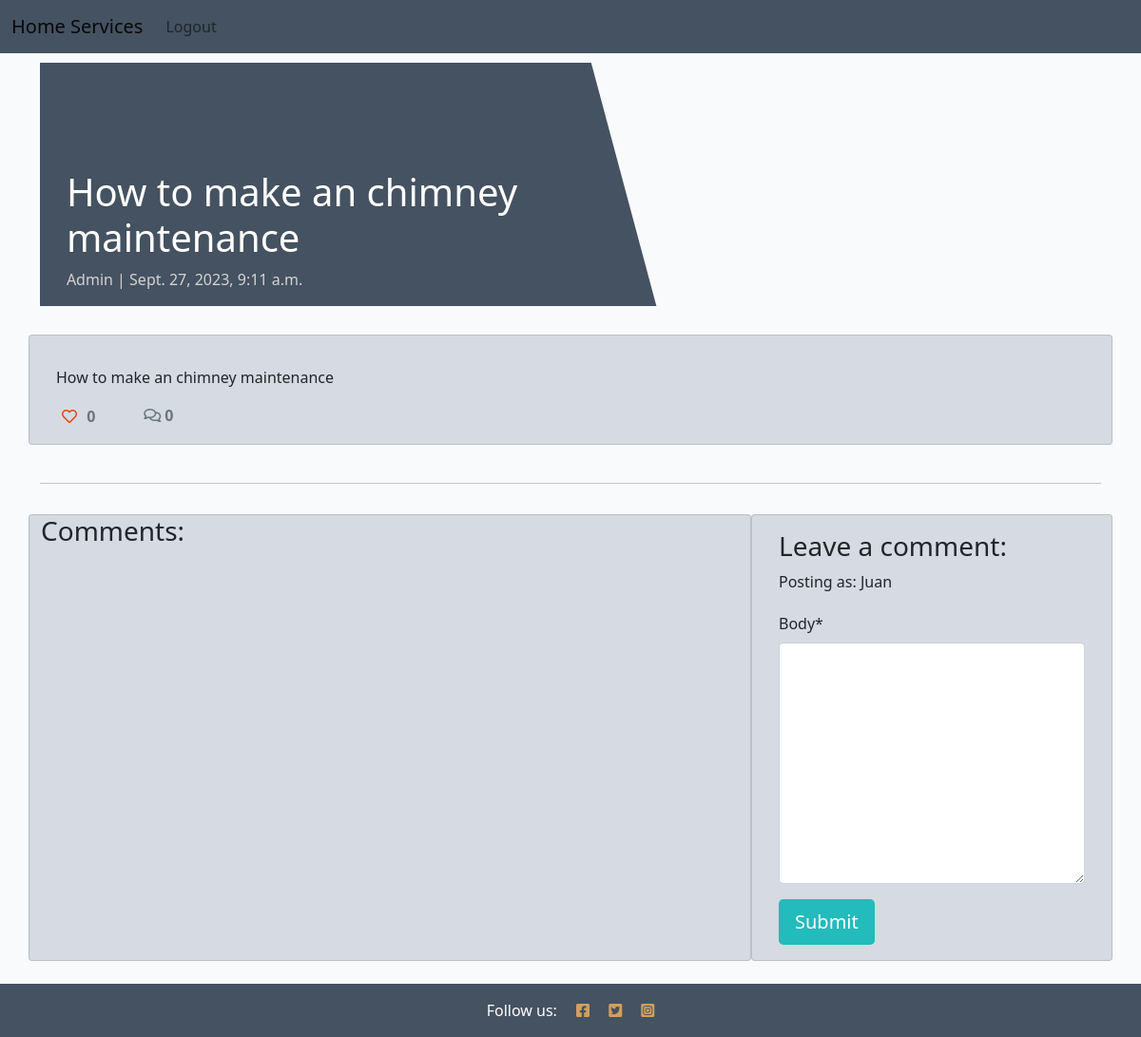
Screenshot of /how-to-make-an-chimney-maintenance/ (signed in) with the database file from the repository.
### blog/models.py (models this page shows, shortened)
class Post(models.Model):
    title = models.CharField(max_length=200, unique=True)
    slug = models.SlugField(max_length=200, unique=True)
    author = models.ForeignKey(
        User, on_delete=models.CASCADE, related_name="blog_posts"
    )
    featured_image = CloudinaryField('image', default='placeholder')
    excerpt = models.TextField(blank=True)
    updated_on = models.DateTimeField(auto_now=True)
    content = models.TextField()
    created_on = models.DateTimeField(auto_now_add=True)
    status = models.IntegerField(choices=STATUS, default=0)
    likes = models.ManyToManyField(
        User, related_name='blogpost_like', blank=True)
    class Meta:
        ordering = ["-created_on"]
    def number_of_likes(self):
        return self.likes.count()

### blog/views.py (the view, shortened to what this page needs)
# urls.py: path('<slug:slug>/', views.PostDetail.as_view(), name='post_detail'),
class PostDetail(View):
    def get(self, request, slug, *args, **kwargs):
        queryset = Post.objects.filter(status=1)
        post = get_object_or_404(queryset, slug=slug)
        comments = post.comments.filter(approved=True).order_by("-created_on")
        liked = False
        if post.likes.filter(id=self.request.user.id).exists():
            liked = True
        return render(
            request,
            "post_detail.html",
            {
                "post": post,
                "comments": comments,
                "commented": False,
                "liked": liked,
                "comment_form": CommentForm()
            },
        )

### blog/forms.py
class CommentForm(forms.ModelForm):
    class Meta:
        model = Comment
        fields = ('body',)

### templates/post_detail.html (shortened to what this page needs)
{% extends 'base.html' %} {% block content %}
{% load crispy_forms_tags %}
<div class="masthead">
    <div class="container">
        <div class="row g-0">
            <div class="col-md-6 masthead-text">
                <h1 class="post-title">{{ post.title }}</h1>
                <p class="post-subtitle">{{ post.author }} | {{ post.created_on }}</p>
            </div>
            <div class="d-none d-md-block col-md-6 masthead-image">
            </div>
        </div>
    </div>
</div>
<div class="container">
    <div class="row">
        <div class="col card mb-4  mt-3 left  top">
            <div class="card-body">
                <p class="card-text ">
                    {{ post.content | safe }}
                </p>
                <div class="row">
                    <div class="col-1">
                        <strong>
                            {% if user.is_authenticated %}
                            <form class="d-inline" action="{% url 'post_like' post.slug %}" method="POST">
                                {% if liked %}
                                <button type="submit" name="blogpost_id" value="{{post.slug}}" class="btn-like"><i class="fas fa-heart"></i></button>
                                {% else %}
                                <button type="submit" name="blogpost_id" value="{{post.slug}}" class="btn-like"><i class="far fa-heart"></i></button>
                                {% endif %}
                            </form>
                            {% else %}
                            <span class="text-secondary"><i class="far fa-heart"></i></span>
                            {% endif %}
                        <span class="text-secondary">{{ post.number_of_likes }} </span>
                        </strong>
                    </div>
                    <div class="col-1">
                        {% with comments.count as total_comments %}
                        <strong class="text-secondary"><i class="far fa-comments"></i>
                            {{ total_comments }}</strong>
                        {% endwith %}
                    </div>
                </div>
            </div>
        </div>
    </div>
    <div class="row">
        <div class="col">
            <hr>
        </div>
    </div>
    <div class="row">
        <div class="col-md-8 card mb-4  mt-3 ">
            <h3>Comments:</h3>
            <div class="card-body">
            </div>
        </div>
        <div class="col-md-4 card mb-4  mt-3 ">
            <div class="card-body">
                {% if commented %}
                <div class="alert alert-success" role="alert">
                    Your comment is awaiting approval
                </div>
                {% else %}
                {% if user.is_authenticated %}
                <h3>Leave a comment:</h3>
                <p>Posting as: {{ user.username }}</p>
                <form method="post" style="margin-top: 1.3em;">
                    {{ comment_form | crispy }}
                    <button type="submit" class="btn btn-signup btn-lg">Submit</button>
                </form>
                {% endif %}
                {% endif %}
            </div>
        </div>
    </div>
</div>
{% endblock content %}

### static/css/style.css (style rules this page uses)
body { background-color: #F9FAFC; }
.main-bg { background-color: #F9FAFC; }
.card { border: none; background-color: transparent; }
.masthead { margin-top: 10px; overflow: hidden; position: relative; display: inline-block; height: 33vh; width: 100%; }
.masthead-text { background-color: #445261; color: white; position: relative; }
.masthead-image { position: relative; overflow: hidden; }
.masthead-image:after { content: ""; position: absolute; top: 0; right: 90%; height: 100%; width: 150%; background: #445261; -webkit-transform: skew(15deg); -moz-transform: skew(15deg); transform: skew(15deg); z-index: 100; }
.post-title { margin-top: 20%; margin-left: 5%; }
.post-subtitle { margin-left: 5%; color: lightgray; }
.btn-signup { background-color: #23BBBB; color: #fff; }
.btn-like { color: #E84610; border: none; background: transparent; }
.card { position: relative; display: flex; flex-direction: column; min-width: 0; word-wrap: break-word; background-color: #d5dbe0; background-clip: border-box; border: 1px solid rgba(0,0,0,.125); border-radius: 0.25rem; }

### rows the page displays
Post: title "How to make an chimney maintenance", author "Admin", created_on "Sept. 27, 2023, 9:11 a.m.", content "How to make an chimney maintenance", number_of_likes "0"

### other values shown
{{ total_comments }} "0"
{{ user.username }} "Juan"
